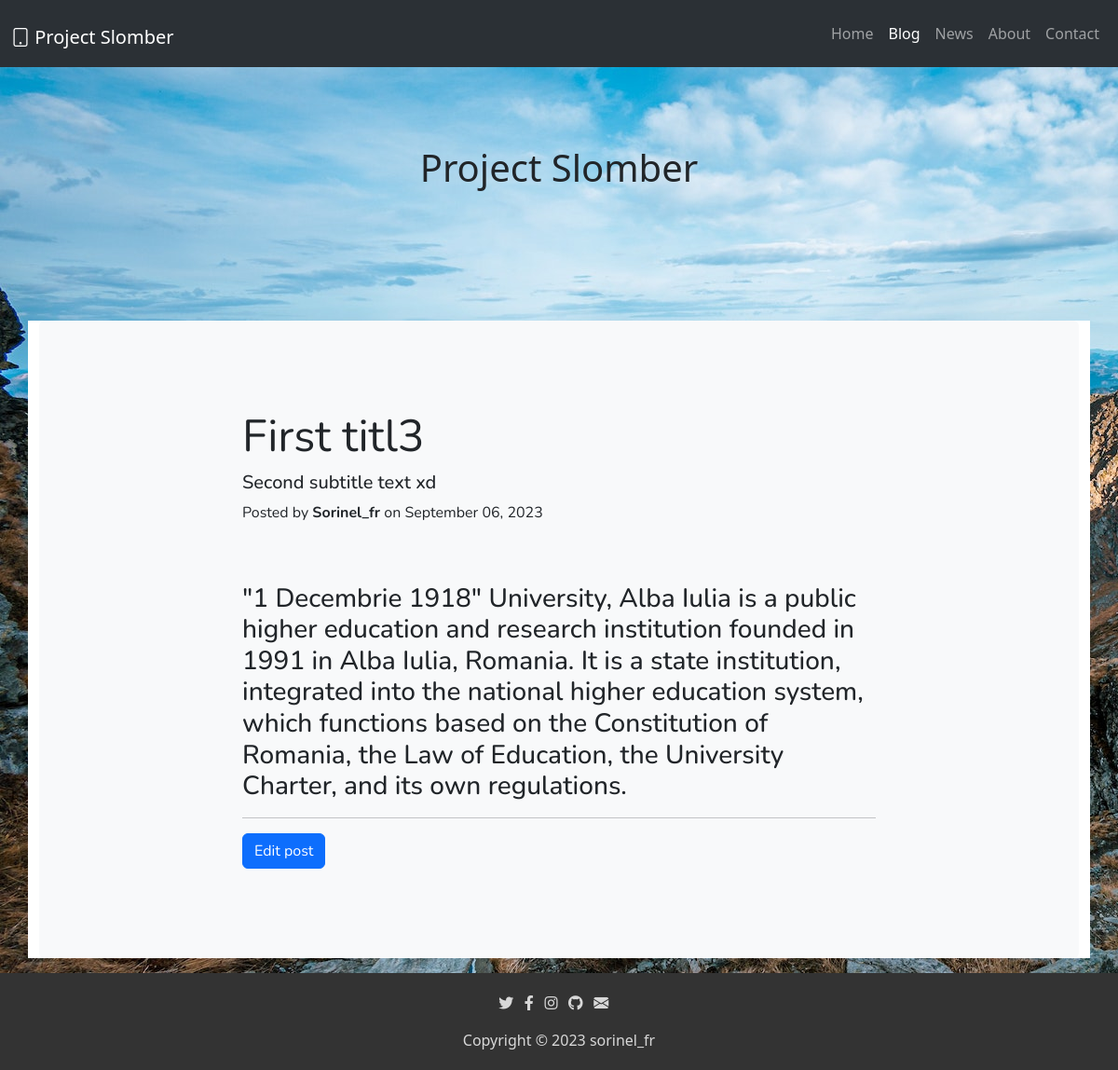
Page /blog/post/1 on the earlier database version.
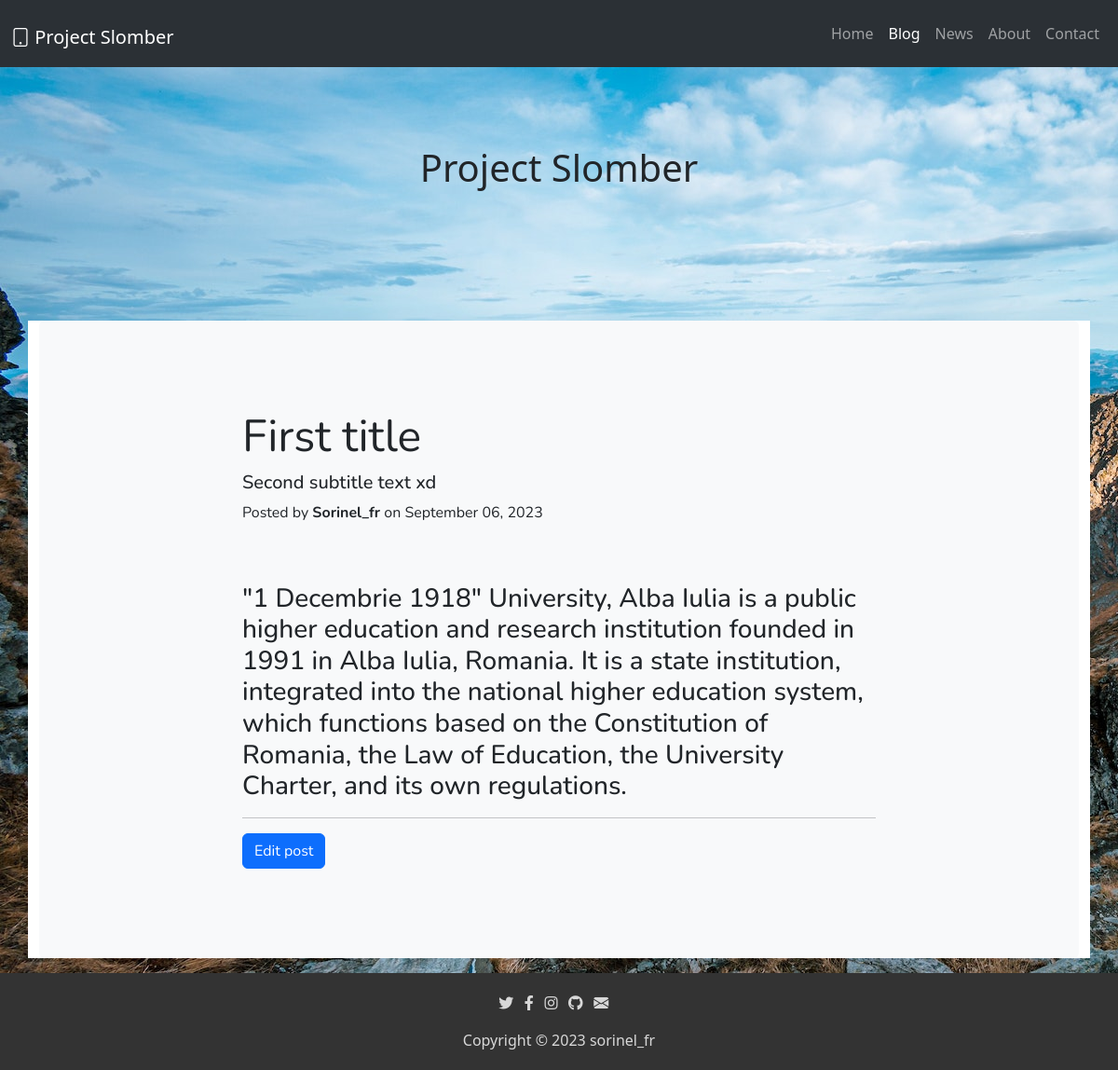
Same page on the later database version.
### server.py (models this page shows, shortened)
    class Post(db.Model):
        id = db.Column(db.Integer, primary_key=True)
        title = db.Column(db.String(250), unique=True, nullable=False)
        subtitle = db.Column(db.String(250), nullable=False)
        user = db.Column(db.String(250), nullable=False)
        date = db.Column(db.String(250), nullable=False)
        text = db.Column(db.String(2500), nullable=False)

### server.py (the view)
    @app.route('/blog/post/<id>')
    def post_page(id):
        selected_post = Post.query.get(id)
        return render_template('post.html', post=selected_post)

### templates/post.html (shortened to what this page needs)
<!DOCTYPE html>
<html lang="en">
<head>
    <link rel="stylesheet" href="{{ url_for('static', filename='style.css') }}">
    <link rel="stylesheet" href="https://cdnjs.cloudflare.com/ajax/libs/font-awesome/5.15.3/css/all.min.css">
    <link href="https://cdn.jsdelivr.net/npm/bootstrap@5.3.0-alpha3/dist/css/bootstrap.min.css" rel="stylesheet"
>
    <link rel="stylesheet" href="https://cdn.jsdelivr.net/npm/bootstrap-icons@1.10.4/font/bootstrap-icons.css">
</head>
<body style="margin-bottom: 10%;">
    <nav class="navbar navbar-expand-lg bg-body-tertiary" data-bs-theme="dark">
        <div class="container-fluid">
            <h1><a class="navbar-brand" href="/"><i class="bi bi-tablet"></i> Project Slomber</a></h1>
            <div class="collapse navbar-collapse" id="navbarSupportedContent">
                <ul class="navbar-nav ms-auto mb-2 mb-lg-0">
                    <li class="nav-item">
                        <a class="nav-link" aria-current="page" href="/">Home</a>
                    </li>
                    <li class="nav-item">
                        <a class="nav-link active" href="/blog">Blog</a>
                    </li>
                    <li class="nav-item">
                        <a class="nav-link" href="/news">News</a>
                    </li>
                    <li class="nav-item">
                        <a class="nav-link" href="/about">About</a>
                    </li>
                    <li class="nav-item">
                        <a class="nav-link" href="/contact">Contact</a>
                    </li>
                </ul>
            </div>
        </div>
    </nav>
    <div class="front-logo">
        <h1 class="page-title">Project Slomber</h1>
    </div>
    <div class="container my-5">
        <div class="bg-body-tertiary p-5 rounded">
            <div class="col-sm-8 py-5 mx-auto">
                <h1 class="display-5 fw-normal">
                    {{post.title}}
                </h1>
                <h2 class="fs-5">
                    {{post.subtitle}}
                </h2>
                <p>
                    Posted by <b>{{post.user}}</b> on {{post.date}}
                </p> <br> <br>
                <h3>
                    {{post.text|safe()}}
                </h3>
                <hr>
                <a class="btn btn-primary" href="/edit-post/{{post.id}}" role="button">Edit post</a>
            </div>
        </div>
    </div>
</body>
<footer>
    <ul class="icons">
        <li><a href="https://twitter.com/Sorin63701900" target="_blank"><i class="fab fa-twitter"></i></a></li>
        <li><a href="https://www.facebook.com/sorin.fratean" target="_blank"><i class="fab fa-facebook-f"></i></a></li>
        <li><a href="https://www.instagram.com/sorinel_fr/" target="_blank"><i class="fab fa-instagram"></i></a></li>
        <li><a href="https://github.com/Sorinel27" target="_blank"><i class="fab fa-github"></i></a></li>
        <li><a href="mailto:sorin78910@gmail.com" target="_blank"><i class="bi bi-envelope-fill"></i></a></li>
    </ul>
    <a href="https://sorinelfr.ro/" target="_blank">Copyright &copy; 2023 sorinel_fr</a>
</footer>
</html>

Differences in the rows shown:
changed Post "Second subtitle text xd": title "First titl3" → "First title"
